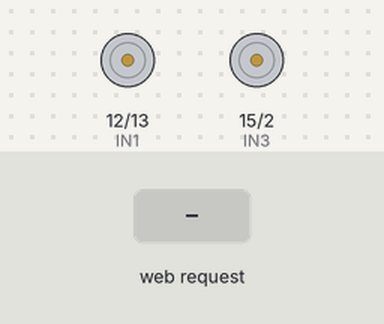
This sketch was run on a simulated ESP32. Parts: motor-driver pin pairs drawn as motors (green arrow = first pin HIGH = forward, orange = second pin HIGH = backward, longer = more drive, scaled by the enable pin). Inputs (shaded band) come from the test bench. The camera gives no picture; what the sketch prints to the serial monitor is not drawn.

Above: at 1.5 s.
1.6 s: HTTP request GET /forward received
At 2.6 s:
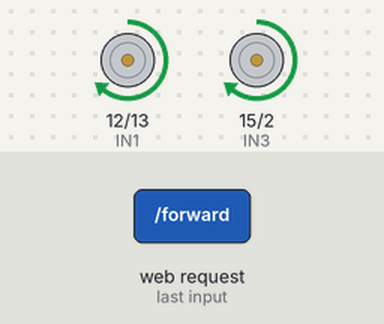
3.1 s: HTTP request GET /backward received
At 3.7 s:
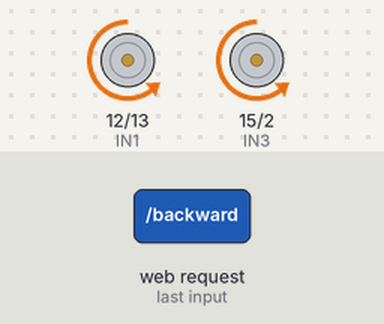
4.6 s: HTTP request GET /left received
At 4.9 s:
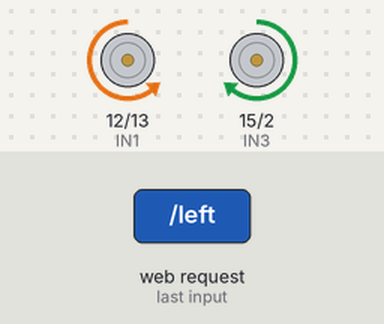
6.1 s: HTTP request GET /right received
At 7.2 s:
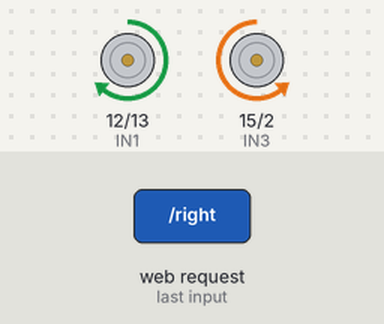
7.6 s: HTTP request GET /stop received
At 8.4 s:
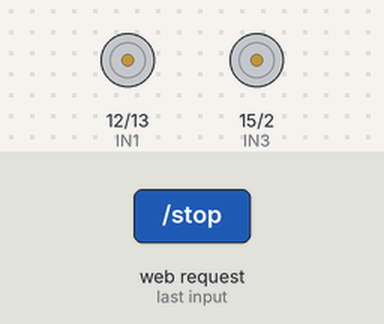
9.1 s: HTTP request GET /forward?value=forward received
At 9.5 s:
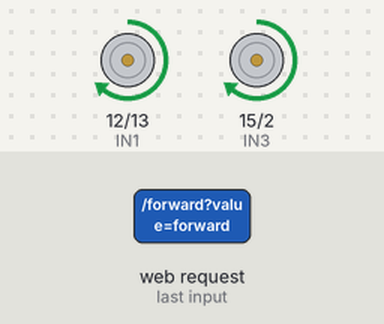
Timing chart, 0 to 11.6 s (numbered marks = the images above; inputs shaded):
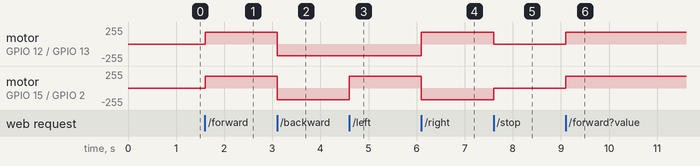

The sketch:

Esp32-Car-Camera.ino
```cpp
#include <WiFi.h>
#include <WebServer.h>
#include <ESPmDNS.h>
#include "esp_camera.h"
#include "esp_timer.h"

// ক্যামেরা কনফিগারেশন (AI-Thinker ESP32-CAM)
#define PWDN_GPIO_NUM     32
#define RESET_GPIO_NUM    -1
#define XCLK_GPIO_NUM      0
#define SIOD_GPIO_NUM     26
#define SIOC_GPIO_NUM     27
#define Y9_GPIO_NUM       35
#define Y8_GPIO_NUM       34
#define Y7_GPIO_NUM       39
#define Y6_GPIO_NUM       36
#define Y5_GPIO_NUM       21
#define Y4_GPIO_NUM       19
#define Y3_GPIO_NUM       18
#define Y2_GPIO_NUM        5
#define VSYNC_GPIO_NUM    25
#define HREF_GPIO_NUM     23
#define PCLK_GPIO_NUM     22

// মোটর পিন কনফিগারেশন
#define ENA 14  // বাম মোটর PWM
#define IN1 12  // বাম সামনে
#define IN2 13  // বাম পিছনে
#define IN3 15  // ডান সামনে
#define IN4 2   // ডান পিছনে
#define ENB 4   // ডান মোটর PWM

WebServer server(80);
int carSpeed = 180; // ডিফল্ট গতি (0-255)

void setupCamera() {
  camera_config_t config;
  config.ledc_channel = LEDC_CHANNEL_0;
  config.ledc_timer = LEDC_TIMER_0;
  config.pin_d0 = Y2_GPIO_NUM;
  config.pin_d1 = Y3_GPIO_NUM;
  config.pin_d2 = Y4_GPIO_NUM;
  config.pin_d3 = Y5_GPIO_NUM;
  config.pin_d4 = Y6_GPIO_NUM;
  config.pin_d5 = Y7_GPIO_NUM;
  config.pin_d6 = Y8_GPIO_NUM;
  config.pin_d7 = Y9_GPIO_NUM;
  config.pin_xclk = XCLK_GPIO_NUM;
  config.pin_pclk = PCLK_GPIO_NUM;
  config.pin_vsync = VSYNC_GPIO_NUM;
  config.pin_href = HREF_GPIO_NUM;
  config.pin_sscb_sda = SIOD_GPIO_NUM;
  config.pin_sscb_scl = SIOC_GPIO_NUM;
  config.pin_pwdn = PWDN_GPIO_NUM;
  config.pin_reset = RESET_GPIO_NUM;
  config.xclk_freq_hz = 20000000;
  config.pixel_format = PIXFORMAT_JPEG;
  config.frame_size = FRAMESIZE_QVGA;
  config.jpeg_quality = 12;
  config.fb_count = 2;

  esp_err_t err = esp_camera_init(&config);
  if (err != ESP_OK) {
    Serial.printf("ক্যামেরা ইন্সটলেশনে ব্যর্থ: 0x%x", err);
    ESP.restart();
  }
}

void setupMotors() {
  pinMode(IN1, OUTPUT); pinMode(IN2, OUTPUT);
  pinMode(IN3, OUTPUT); pinMode(IN4, OUTPUT);

  ledcSetup(0, 5000, 8); // PWM চ্যানেল 0
  ledcSetup(1, 5000, 8); // PWM চ্যানেল 1
  ledcAttachPin(ENA, 0);
  ledcAttachPin(ENB, 1);

  stopCar();
}

void startCameraServer() {
  server.on("/", HTTP_GET, handleRoot);
  server.on("/stream", HTTP_GET, handleStream);
  server.on("/forward", HTTP_GET, []() { moveCar("forward"); server.send(200, "text/plain", "OK"); });
  server.on("/backward", HTTP_GET, []() { moveCar("backward"); server.send(200, "text/plain", "OK"); });
  server.on("/left", HTTP_GET, []() { moveCar("left"); server.send(200, "text/plain", "OK"); });
  server.on("/right", HTTP_GET, []() { moveCar("right"); server.send(200, "text/plain", "OK"); });
  server.on("/stop", HTTP_GET, []() { moveCar("stop"); server.send(200, "text/plain", "OK"); });
  server.on("/speed", HTTP_GET, handleSpeed);

  server.begin();
}

void handleRoot() {
  String html = R"rawliteral(
<!DOCTYPE html>
<html>
<head>
  <meta charset="UTF-8">
  <meta name="viewport" content="width=device-width, initial-scale=1.0">
  <title>রোবট কার কন্ট্রোল</title>
  <style>
    body {
      font-family: 'Arial', sans-serif;
      text-align: center;
      background: #f5f5f5;
      margin: 0;
      padding: 20px;
    }
    .control-panel {
      background: white;
      border-radius: 10px;
      padding: 20px;
      max-width: 400px;
      margin: 0 auto;
      box-shadow: 0 2px 10px rgba(0,0,0,0.1);
    }
    h1 {
      color: #2c3e50;
      margin-bottom: 20px;
    }
    #stream {
      border: 2px solid #ddd;
      border-radius: 5px;
      margin-bottom: 15px;
      max-width: 100%;
    }
    .btn {
      font-size: 16px;
      padding: 12px 24px;
      margin: 8px;
      border: none;
      border-radius: 5px;
      cursor: pointer;
      color: white;
      transition: background 0.3s;
    }
    .btn-forward { background: #27ae60; }
    .btn-backward { background: #2980b9; }
    .btn-left { background: #f39c12; }
    .btn-right { background: #e74c3c; }
    .btn-stop { background: #7f8c8d; }
    .btn:hover {
      opacity: 0.9;
    }
    .speed-control {
      margin: 20px 0;
    }
    input[type="range"] {
      width: 100%;
      margin: 10px 0;
    }
  </style>
</head>
<body>
  <div class="control-panel">
    <h1>রোবট কার কন্ট্রোল</h1>
    <img id="stream" src="/stream" width="320" height="240">

    <div class="speed-control">
      <label for="speedSlider">গতি: <span id="speedValue">180</span></label>
      <input type="range" id="speedSlider" min="0" max="255" value="180" oninput="updateSpeed(this.value)">
    </div>

    <button class="btn btn-forward" ontouchstart="sendCmd('forward')" ontouchend="sendCmd('stop')"
            onmousedown="sendCmd('forward')" onmouseup="sendCmd('stop')">সামনে</button><br>
    <button class="btn btn-left" ontouchstart="sendCmd('left')" ontouchend="sendCmd('stop')"
            onmousedown="sendCmd('left')" onmouseup="sendCmd('stop')">বামে</button>
    <button class="btn btn-stop" onclick="sendCmd('stop')">থামুন</button>
    <button class="btn btn-right" ontouchstart="sendCmd('right')" ontouchend="sendCmd('stop')"
            onmousedown="sendCmd('right')" onmouseup="sendCmd('stop')">ডানে</button><br>
    <button class="btn btn-backward" ontouchstart="sendCmd('backward')" ontouchend="sendCmd('stop')"
            onmousedown="sendCmd('backward')" onmouseup="sendCmd('stop')">পিছনে</button>
  </div>

  <script>
    function sendCmd(cmd) {
      fetch('/' + cmd).catch(err => console.error('Error:', err));
    }
    function updateSpeed(val) {
      document.getElementById('speedValue').textContent = val;
      fetch('/speed?value=' + val).catch(err => console.error('Error:', err));
    }
  </script>
</body>
</html>
)rawliteral";
  server.send(200, "text/html", html);
}

void handleStream() {
  WiFiClient client = server.client();
  String response = "HTTP/1.1 200 OK\r\n";
  response += "Content-Type: multipart/x-mixed-replace; boundary=frame\r\n\r\n";
  server.sendContent(response);

  while (client.connected()) {
    camera_fb_t *fb = esp_camera_fb_get();
    if (!fb) {
      Serial.println("ক্যামেরা ফ্রেম ক্যাপচার ব্যর্থ");
      continue;
    }

    server.sendContent("--frame\r\n");
    server.sendContent("Content-Type: image/jpeg\r\n\r\n");
    server.sendContent((const char*)fb->buf, fb->len);
    server.sendContent("\r\n");
    esp_camera_fb_return(fb);
    delay(30);
  }
}

void handleSpeed() {
  if (server.hasArg("value")) {
    carSpeed = server.arg("value").toInt();
    Serial.printf("নতুন গতি সেট করা হয়েছে: %d\n", carSpeed);
  }
  server.send(200, "text/plain", "OK");
}

void moveCar(String direction) {
  if (direction == "forward") {
    digitalWrite(IN1, HIGH); digitalWrite(IN2, LOW);
    digitalWrite(IN3, HIGH); digitalWrite(IN4, LOW);
  }
  else if (direction == "backward") {
    digitalWrite(IN1, LOW); digitalWrite(IN2, HIGH);
    digitalWrite(IN3, LOW); digitalWrite(IN4, HIGH);
  }
  else if (direction == "left") {
    digitalWrite(IN1, LOW); digitalWrite(IN2, HIGH);
    digitalWrite(IN3, HIGH); digitalWrite(IN4, LOW);
  }
  else if (direction == "right") {
    digitalWrite(IN1, HIGH); digitalWrite(IN2, LOW);
    digitalWrite(IN3, LOW); digitalWrite(IN4, HIGH);
  }
  else { // stop
    digitalWrite(IN1, LOW); digitalWrite(IN2, LOW);
    digitalWrite(IN3, LOW); digitalWrite(IN4, LOW);
  }

  ledcWrite(0, carSpeed); // বাম মোটর
  ledcWrite(1, carSpeed); // ডান মোটর
}

void stopCar() {
  digitalWrite(IN1, LOW); digitalWrite(IN2, LOW);
  digitalWrite(IN3, LOW); digitalWrite(IN4, LOW);
  ledcWrite(0, 0);
  ledcWrite(1, 0);
}

void setup() {
  Serial.begin(115200);

  // ক্যামেরা সেটআপ
  setupCamera();

  // মোটর সেটআপ
  setupMotors();

  // Wi-Fi হটস্পট শুরু করুন
  WiFi.softAP("RobotCar_CAM", "12345678");
  Serial.print("AP IP Address: ");
  Serial.println(WiFi.softAPIP());

  // ক্যামেরা সার্ভার শুরু করুন
  startCameraServer();
}

void loop() {
  server.handleClient();
  delay(2);
}
```

Measured:
- after the input at 1.6 s, motor on GPIO 12 (IN1) / GPIO 13 (IN2), motor on GPIO 15 (IN3) / GPIO 2 (IN4): stopped → forward 179/255 at once
- after the input at 3.1 s, motor on GPIO 12 (IN1) / GPIO 13 (IN2), motor on GPIO 15 (IN3) / GPIO 2 (IN4): forward 179/255 → backward 179/255 at once
- after the input at 4.6 s, motor on GPIO 15 (IN3) / GPIO 2 (IN4): backward 179/255 → forward 179/255 at once
- after the input at 6.1 s, motor on GPIO 12 (IN1) / GPIO 13 (IN2): backward 179/255 → forward 179/255 at once; motor on GPIO 15 (IN3) / GPIO 2 (IN4): forward 179/255 → backward 179/255 at once
- after the input at 7.6 s, motor on GPIO 12 (IN1) / GPIO 13 (IN2): forward 179/255 → stopped at once; motor on GPIO 15 (IN3) / GPIO 2 (IN4): backward 179/255 → stopped at once
- after the input at 9.1 s, motor on GPIO 12 (IN1) / GPIO 13 (IN2), motor on GPIO 15 (IN3) / GPIO 2 (IN4): stopped → forward 179/255 at once
